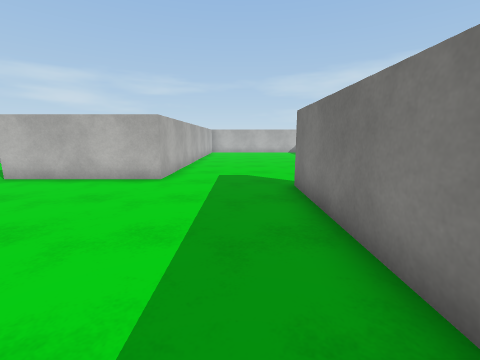
View 1 (above)

17 first-person views from a walk through a 3-D level made in the Unity game engine. The camera is 1.3 m above the floor, tilts 10° down and sees 90° across. The floor is counted in squares, 1 m on a side. Each view is taken from the middle of a square. On the plan, view 1 faces up. The plan holds only what a view shows up to about 12 squares ahead; the rest is blank. The player character is not drawn. Surface patterns are stand-ins for the level's own textures.

View 2
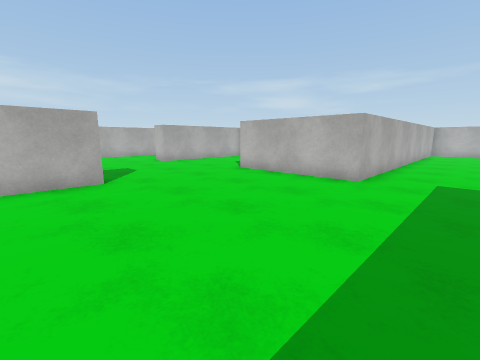

View 3
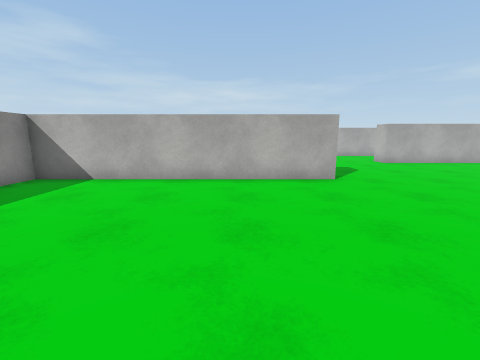

View 4
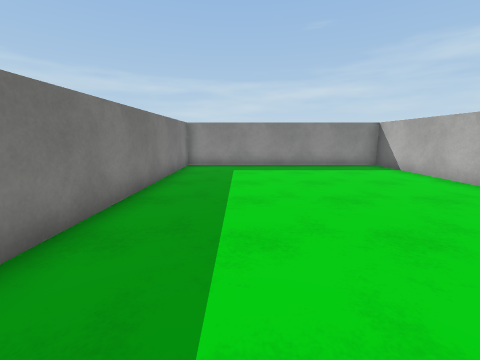

View 5
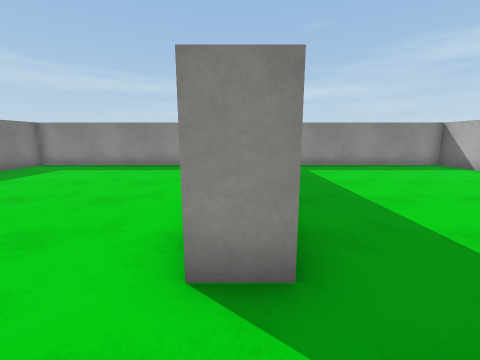

View 6
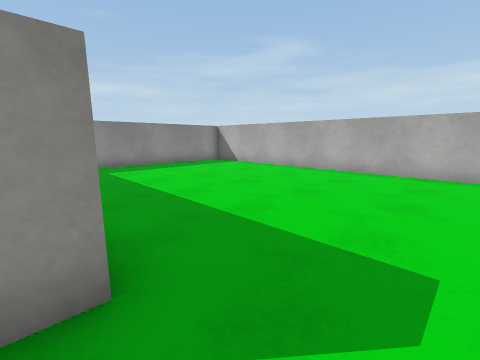

View 7
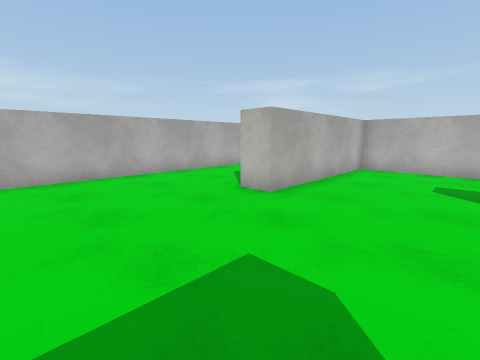

View 8
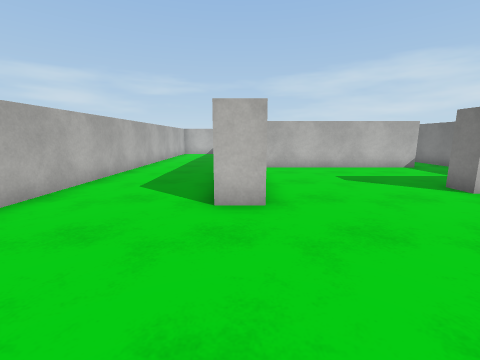

View 9
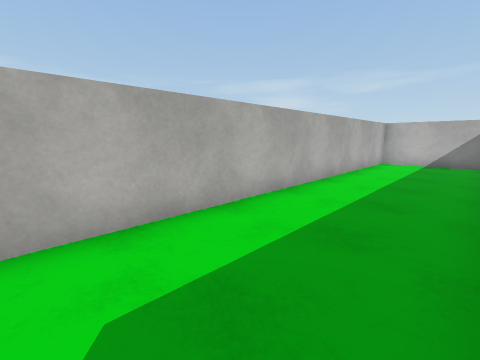

View 10
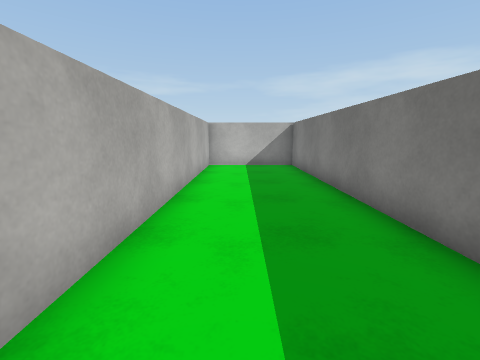

View 11
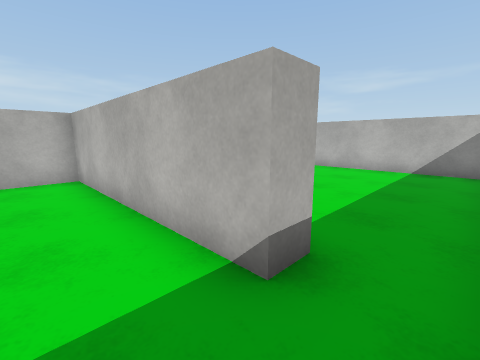

View 12
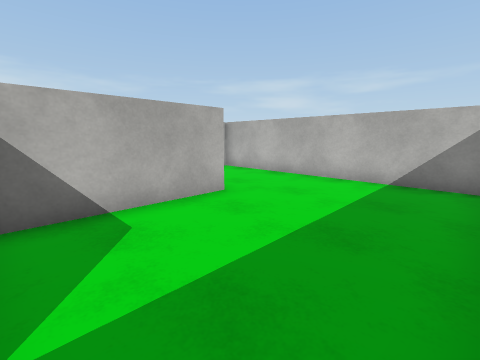

View 13
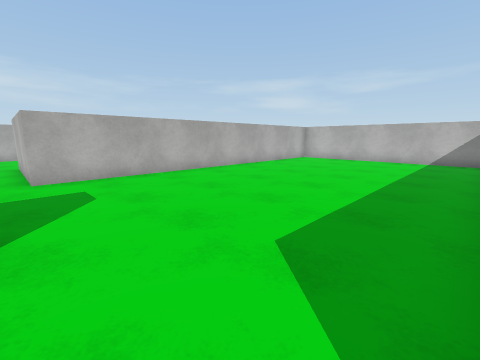

View 14
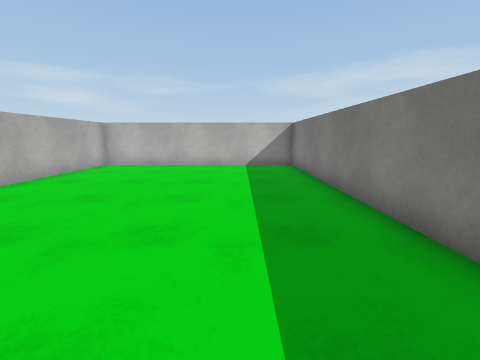

View 15
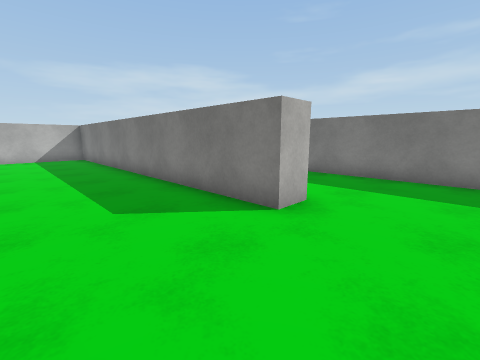

View 16
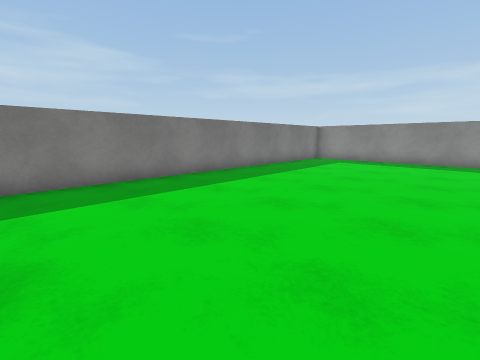

View 17
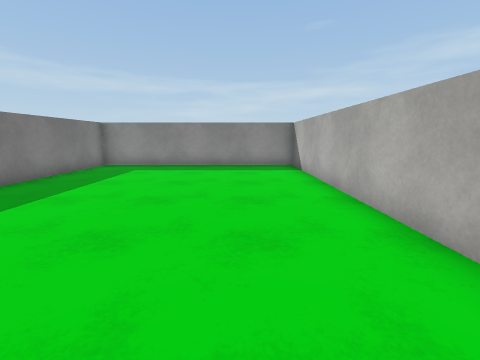

### Floor plan
Ten units are one square. View 1 is at (0, 0); x grows to the right and y downward. Boxes are objects, and circles mark ways between rooms. Rooms are numbered by the first view taken in them; rooms with no view inside come last. Other rooms are left out.
<svg viewBox="-180 -221 300 301">
<path fill="none" stroke="#000" d="M25 -18 25 75 115 75 115 -98M-86 -20 -75 -20 -75 75 15 75 15 -65M-52 -135 -52 -126 -125 -126 -125 -65 -136 -65M76 -75 65 -75 65 -216 -25 -216 -25 -75 -75 -75 -75 -84M-135 -123 -135 -216 -175 -216 -175 37M-175 55 -175 75 -109 75M-85 -180 -85 -139M-39 -216 -126 -216M-35 -128 -35 -143"/>
<circle cx="-45" cy="-130" r="3" fill="#2a7"/>
<text x="-20" y="-60">1</text>
<text x="-80" y="-180">2</text>
</svg>
Room 1 opens to room 2.

Where each view was taken, in squares from view 1:
view 1: 0 up, 0 right, facing up
view 2: 0 up, 0 right, facing up-left
view 3: 1 down, 0 right, facing left
view 4: 4 up, 1 left, facing down
view 5: 4 up, 8 left, facing down
view 6: 4 up, 8 left, facing down-left
view 7: 2 up, 9 left, facing up-left
view 8: 2 up, 13 left, facing up
view 9: 8 up, 14 left, facing up-left
view 10: 10 up, 16 left, facing up
view 11: 11 up, 4 left, facing up-left
view 12: 14 up, 4 left, facing up-left
view 13: 7 up, 6 right, facing up-left
view 14: 10 up, 4 right, facing up
view 15: 5 up, 3 right, facing up-right
view 16: 7 up, 4 right, facing down-right
view 17: 4 up, 5 right, facing down
